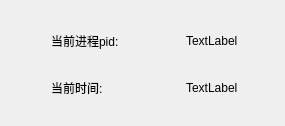
<?xml version="1.0" encoding="UTF-8"?>
<ui version="4.0">
 <class>Widget</class>
 <widget class="QWidget" name="Widget">
  <property name="geometry">
   <rect>
    <x>0</x>
    <y>0</y>
    <width>285</width>
    <height>126</height>
   </rect>
  </property>
  <property name="windowTitle">
   <string>Widget</string>
  </property>
  <widget class="QWidget" name="layoutWidget">
   <property name="geometry">
    <rect>
     <x>40</x>
     <y>20</y>
     <width>209</width>
     <height>89</height>
    </rect>
   </property>
   <layout class="QVBoxLayout" name="verticalLayout">
    <item>
     <layout class="QHBoxLayout" name="horizontalLayout">
      <item>
       <widget class="QLabel" name="label">
        <property name="text">
         <string>当前进程pid:</string>
        </property>
       </widget>
      </item>
      <item>
       <spacer name="horizontalSpacer">
        <property name="orientation">
         <enum>Qt::Horizontal</enum>
        </property>
        <property name="sizeHint" stdset="0">
         <size>
          <width>40</width>
          <height>20</height>
         </size>
        </property>
       </spacer>
      </item>
      <item>
       <widget class="QLabel" name="label_2">
        <property name="text">
         <string>TextLabel</string>
        </property>
       </widget>
      </item>
     </layout>
    </item>
    <item>
     <spacer name="verticalSpacer">
      <property name="orientation">
       <enum>Qt::Vertical</enum>
      </property>
      <property name="sizeHint" stdset="0">
       <size>
        <width>20</width>
        <height>28</height>
       </size>
      </property>
     </spacer>
    </item>
    <item>
     <layout class="QHBoxLayout" name="horizontalLayout_2">
      <item>
       <widget class="QLabel" name="label_3">
        <property name="text">
         <string>当前时间:</string>
        </property>
       </widget>
      </item>
      <item>
       <spacer name="horizontalSpacer_2">
        <property name="orientation">
         <enum>Qt::Horizontal</enum>
        </property>
        <property name="sizeHint" stdset="0">
         <size>
          <width>40</width>
          <height>20</height>
         </size>
        </property>
       </spacer>
      </item>
      <item>
       <widget class="QLabel" name="label_4">
        <property name="text">
         <string>TextLabel</string>
        </property>
       </widget>
      </item>
     </layout>
    </item>
   </layout>
  </widget>
 </widget>
 <layoutdefault spacing="6" margin="11"/>
 <resources/>
 <connections/>
</ui>
